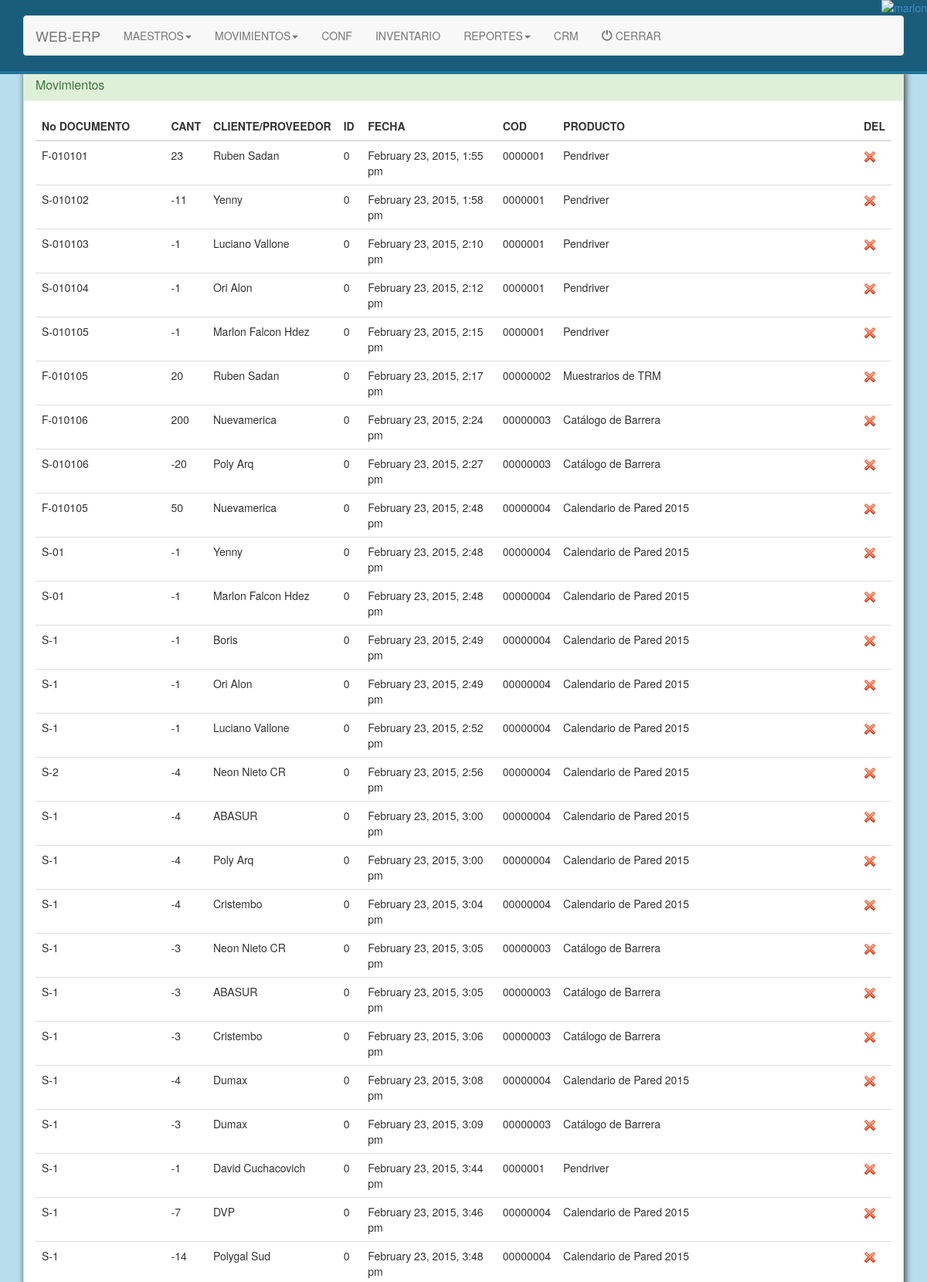
Screenshot of /movimientos.php (signed in, upper part) with the database file from the repository.
### tables this page shows
CREATE TABLE IF NOT EXISTS `tmov` (
  `fid` int(11) NOT NULL AUTO_INCREMENT,
  `fnodocumento` text NOT NULL,
  `fcan` text NOT NULL,
  `quie` text NOT NULL,
  `fecha` text NOT NULL,
  `fcodigoproducto` text NOT NULL,
  `id_quien` int(11) NOT NULL,
  PRIMARY KEY (`fid`)
);

CREATE TABLE IF NOT EXISTS `tproductos` (
  `id` int(11) NOT NULL AUTO_INCREMENT,
  `fcodigo` text NOT NULL,
  `fnombre` text NOT NULL,
  `fum` text NOT NULL,
  `fpeso` text NOT NULL,
  `fprecio` text NOT NULL,
  `Preorden` int(11) NOT NULL,
  PRIMARY KEY (`id`)
);

### movimientos.php (the view, shortened to what this page needs)
<!DOCTYPE html>
<html lang="es">
<head>
  <link type="text/css" rel="stylesheet" href="assets/css/bootstrap.min.css"/>
  <link rel="stylesheet" href="style.css">
  <?php  require_once("assets/include/function.php") ?>
</head>
<body>
<div class="wrapper-main">
  <div class="container">
      <div class="row">
          <div class="col-lg-12">
       <div class="panel panel-success">
               <div class="panel-heading"><h3 class="panel-title">Movimientos</h3></div>
               <div class="panel-body">
                      <div class="tabla">
       <table class="table table-hover">
         <thead>
           <tr>
             <th>No DOCUMENTO</th>
             <th>CANT</th>
             <th>CLIENTE/PROVEEDOR</th>
             <th>ID</th>
             <th>FECHA</th>
             <th>COD</th>
             <th>PRODUCTO</th>
             <th>DEL</th>
           </tr>
        </thead>
        <tbody>
            <?php
              $sql="SELECT * FROM tmov WHERE 1 ORDER BY fid";
              $result = mysql_query($sql);
         while($row = mysql_fetch_assoc($result))
         {
          echo "<tr>";
          echo "<td>".$row['fnodocumento']."</td>";
          echo "<td>".$row['fcan']."</td>";
          echo "<td>".$row['quie']."</td>";
          echo "<td>".$row['id_quien']."</td>";
          echo "<td>".$row['fecha']."</td>";
          echo "<td>".$row['fcodigoproducto']."</td>";
          $temp = DameNombreProducto($row['fcodigoproducto']);
          echo "<td>".$temp."</td>";
          echo "<td class=\"img_class\"><a onclick=\"return confirm('¿Quieres eliminar el Registro?');\" href=\"assets/include/function.php?fid_mov=".$row['fid']."\"><img src=\"assets/img/bdelete.png\"></a></td>";
          echo "</tr>";
         }
        ?>
        </tbody>
     </table>
               </div>
             </div>
         </div>
        </div>
      </div>
  </div>
</div>
</body>
</html>

### style.css (style rules this page uses)
* { margin: 0px; padding: 0px; }
.wrapper-main { min-height: 720px; padding-top: 20px; background-color: #b8deed; }
.panel { -ms-filter: "progid:DXImageTransform.Microsoft.Shadow(Strength=8, Direction=146, Color=#333333)"; -moz-box-shadow: 2px 3px 8px #333333; -webkit-box-shadow: 2px 3px 8px #333333; box-shadow: 2px 3px 8px #333333; filter: progid:DXImageTransform.Microsoft.Shadow(Strength=8, Direction=146, Color=#333333); }
body { background-color: #b8deed; margin: 0px !important; padding: 0px !important ; }
.wrapper-main { margin-top: 70px; }

### rows the page displays
tmov: fnodocumento "F-010101", fcan "23", quie "Ruben Sadan", id_quien "0", fecha "February 23, 2015, 1:55 pm", fcodigoproducto "0000001", fcodigoproducto.fnombre "Pendriver"
tmov: fnodocumento "S-010102", fcan "-11", quie "Yenny", id_quien "0", fecha "February 23, 2015, 1:58 pm", fcodigoproducto "0000001", fcodigoproducto.fnombre "Pendriver"
tmov: fnodocumento "S-010103", fcan "-1", quie "Luciano Vallone", id_quien "0", fecha "February 23, 2015, 2:10 pm", fcodigoproducto "0000001", fcodigoproducto.fnombre "Pendriver"
tmov: fnodocumento "S-010104", fcan "-1", quie "Ori Alon", id_quien "0", fecha "February 23, 2015, 2:12 pm", fcodigoproducto "0000001", fcodigoproducto.fnombre "Pendriver"
tmov: fnodocumento "S-010105", fcan "-1", quie "Marlon Falcon Hdez", id_quien "0", fecha "February 23, 2015, 2:15 pm", fcodigoproducto "0000001", fcodigoproducto.fnombre "Pendriver"
tmov: fnodocumento "F-010105", fcan "20", quie "Ruben Sadan", id_quien "0", fecha "February 23, 2015, 2:17 pm", fcodigoproducto "00000002", fcodigoproducto.fnombre "Muestrarios de TRM"
tmov: fnodocumento "F-010106", fcan "200", quie "Nuevamerica", id_quien "0", fecha "February 23, 2015, 2:24 pm", fcodigoproducto "00000003", fcodigoproducto.fnombre "Catálogo de Barrera"
tmov: fnodocumento "S-010106", fcan "-20", quie "Poly Arq", id_quien "0", fecha "February 23, 2015, 2:27 pm", fcodigoproducto "00000003", fcodigoproducto.fnombre "Catálogo de Barrera"
tmov: fnodocumento "F-010105", fcan "50", quie "Nuevamerica", id_quien "0", fecha "February 23, 2015, 2:48 pm", fcodigoproducto "00000004", fcodigoproducto.fnombre "Calendario de Pared 2015"
tmov: fnodocumento "S-01", fcan "-1", quie "Yenny", id_quien "0", fecha "February 23, 2015, 2:48 pm", fcodigoproducto "00000004", fcodigoproducto.fnombre "Calendario de Pared 2015"
tmov: fnodocumento "S-01", fcan "-1", quie "Marlon Falcon Hdez", id_quien "0", fecha "February 23, 2015, 2:48 pm", fcodigoproducto "00000004", fcodigoproducto.fnombre "Calendario de Pared 2015"
tmov: fnodocumento "S-1", fcan "-1", quie "Boris", id_quien "0", fecha "February 23, 2015, 2:49 pm", fcodigoproducto "00000004", fcodigoproducto.fnombre "Calendario de Pared 2015"
tmov: fnodocumento "S-1", fcan "-1", quie "Ori Alon", id_quien "0", fecha "February 23, 2015, 2:49 pm", fcodigoproducto "00000004", fcodigoproducto.fnombre "Calendario de Pared 2015"
tmov: fnodocumento "S-1", fcan "-1", quie "Luciano Vallone", id_quien "0", fecha "February 23, 2015, 2:52 pm", fcodigoproducto "00000004", fcodigoproducto.fnombre "Calendario de Pared 2015"
tmov: fnodocumento "S-2", fcan "-4", quie "Neon Nieto CR", id_quien "0", fecha "February 23, 2015, 2:56 pm", fcodigoproducto "00000004", fcodigoproducto.fnombre "Calendario de Pared 2015"
tmov: fnodocumento "S-1", fcan "-4", quie "ABASUR", id_quien "0", fecha "February 23, 2015, 3:00 pm", fcodigoproducto "00000004", fcodigoproducto.fnombre "Calendario de Pared 2015"
tmov: fnodocumento "S-1", fcan "-4", quie "Poly Arq", id_quien "0", fecha "February 23, 2015, 3:00 pm", fcodigoproducto "00000004", fcodigoproducto.fnombre "Calendario de Pared 2015"
tmov: fnodocumento "S-1", fcan "-4", quie "Cristembo", id_quien "0", fecha "February 23, 2015, 3:04 pm", fcodigoproducto "00000004", fcodigoproducto.fnombre "Calendario de Pared 2015"
tmov: fnodocumento "S-1", fcan "-3", quie "Neon Nieto CR", id_quien "0", fecha "February 23, 2015, 3:05 pm", fcodigoproducto "00000003", fcodigoproducto.fnombre "Catálogo de Barrera"
tmov: fnodocumento "S-1", fcan "-3", quie "ABASUR", id_quien "0", fecha "February 23, 2015, 3:05 pm", fcodigoproducto "00000003", fcodigoproducto.fnombre "Catálogo de Barrera"
tmov: fnodocumento "S-1", fcan "-3", quie "Cristembo", id_quien "0", fecha "February 23, 2015, 3:06 pm", fcodigoproducto "00000003", fcodigoproducto.fnombre "Catálogo de Barrera"
tmov: fnodocumento "S-1", fcan "-4", quie "Dumax", id_quien "0", fecha "February 23, 2015, 3:08 pm", fcodigoproducto "00000004", fcodigoproducto.fnombre "Calendario de Pared 2015"
tmov: fnodocumento "S-1", fcan "-3", quie "Dumax", id_quien "0", fecha "February 23, 2015, 3:09 pm", fcodigoproducto "00000003", fcodigoproducto.fnombre "Catálogo de Barrera"
tmov: fnodocumento "S-1", fcan "-1", quie "David Cuchacovich", id_quien "0", fecha "February 23, 2015, 3:44 pm", fcodigoproducto "0000001", fcodigoproducto.fnombre "Pendriver"
tmov: fnodocumento "S-1", fcan "-7", quie "DVP", id_quien "0", fecha "February 23, 2015, 3:46 pm", fcodigoproducto "00000004", fcodigoproducto.fnombre "Calendario de Pared 2015"
tmov: fnodocumento "S-1", fcan "-14", quie "Polygal Sud", id_quien "0", fecha "February 23, 2015, 3:48 pm", fcodigoproducto "00000004", fcodigoproducto.fnombre "Calendario de Pared 2015"

### other values shown
TEXT_MAESTRO "MAESTROS"
TEXT_MOVIMIENTOS "MOVIMIENTOS"
TEXT_INVENTARIO "INVENTARIO"
TEXT_REPORTES "REPORTES"
TEXT_CERRAR "CERRAR"
